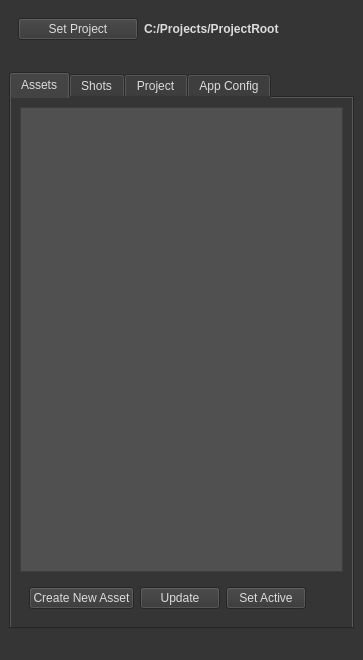
<?xml version="1.0" encoding="UTF-8"?>
<ui version="4.0">
 <class>MainWindow</class>
 <widget class="QMainWindow" name="MainWindow">
  <property name="geometry">
   <rect>
    <x>0</x>
    <y>0</y>
    <width>363</width>
    <height>660</height>
   </rect>
  </property>
  <property name="font">
   <font>
    <family>Segoe UI</family>
   </font>
  </property>
  <property name="contextMenuPolicy">
   <enum>Qt::NoContextMenu</enum>
  </property>
  <property name="windowTitle">
   <string>Project Manager</string>
  </property>
  <property name="styleSheet">
   <string notr="true">background-color: rgb(53, 53, 53);
color: rgb(220, 220, 220);</string>
  </property>
  <property name="locale">
   <locale language="English" country="UnitedStates"/>
  </property>
  <widget class="QWidget" name="centralwidget">
   <property name="sizePolicy">
    <sizepolicy hsizetype="Maximum" vsizetype="Maximum">
     <horstretch>0</horstretch>
     <verstretch>0</verstretch>
    </sizepolicy>
   </property>
   <layout class="QVBoxLayout" name="verticalLayout_2">
    <item>
     <widget class="QWidget" name="top_stuff" native="true">
      <property name="sizePolicy">
       <sizepolicy hsizetype="Preferred" vsizetype="Preferred">
        <horstretch>0</horstretch>
        <verstretch>0</verstretch>
       </sizepolicy>
      </property>
      <layout class="QHBoxLayout" name="horizontalLayout">
       <property name="bottomMargin">
        <number>6</number>
       </property>
       <item>
        <widget class="QPushButton" name="setRootButton">
         <property name="sizePolicy">
          <sizepolicy hsizetype="Preferred" vsizetype="Fixed">
           <horstretch>0</horstretch>
           <verstretch>0</verstretch>
          </sizepolicy>
         </property>
         <property name="minimumSize">
          <size>
           <width>80</width>
           <height>0</height>
          </size>
         </property>
         <property name="maximumSize">
          <size>
           <width>120</width>
           <height>16777215</height>
          </size>
         </property>
         <property name="text">
          <string>Set Project</string>
         </property>
        </widget>
       </item>
       <item>
        <widget class="QLabel" name="projectRootLabel">
         <property name="font">
          <font>
           <weight>75</weight>
           <bold>true</bold>
          </font>
         </property>
         <property name="text">
          <string>C:/Projects/ProjectRoot</string>
         </property>
        </widget>
       </item>
      </layout>
     </widget>
    </item>
    <item>
     <spacer name="verticalSpacer">
      <property name="orientation">
       <enum>Qt::Vertical</enum>
      </property>
      <property name="sizeType">
       <enum>QSizePolicy::Maximum</enum>
      </property>
      <property name="sizeHint" stdset="0">
       <size>
        <width>20</width>
        <height>20</height>
       </size>
      </property>
     </spacer>
    </item>
    <item>
     <widget class="QTabWidget" name="mainTabs">
      <property name="styleSheet">
       <string notr="true"/>
      </property>
      <property name="currentIndex">
       <number>0</number>
      </property>
      <widget class="QWidget" name="tab_Assets">
       <attribute name="title">
        <string>Assets</string>
       </attribute>
       <layout class="QVBoxLayout" name="verticalLayout">
        <item>
         <widget class="QListWidget" name="assetList">
          <property name="styleSheet">
           <string notr="true">background-color: rgb(80, 80, 80);</string>
          </property>
         </widget>
        </item>
        <item>
         <widget class="QWidget" name="assetActions" native="true">
          <layout class="QHBoxLayout" name="assetActionLayout">
           <item>
            <widget class="QPushButton" name="newAssetButton">
             <property name="text">
              <string>Create New Asset</string>
             </property>
            </widget>
           </item>
           <item>
            <widget class="QPushButton" name="updateAssetButton">
             <property name="text">
              <string>Update</string>
             </property>
            </widget>
           </item>
           <item>
            <widget class="QPushButton" name="loadAssetButton">
             <property name="enabled">
              <bool>true</bool>
             </property>
             <property name="text">
              <string>Set Active</string>
             </property>
            </widget>
           </item>
           <item>
            <spacer name="horizontalSpacer">
             <property name="orientation">
              <enum>Qt::Horizontal</enum>
             </property>
             <property name="sizeHint" stdset="0">
              <size>
               <width>40</width>
               <height>20</height>
              </size>
             </property>
            </spacer>
           </item>
          </layout>
         </widget>
        </item>
       </layout>
      </widget>
      <widget class="QWidget" name="tab_Shots">
       <attribute name="title">
        <string>Shots</string>
       </attribute>
       <layout class="QVBoxLayout" name="verticalLayout_3">
        <item>
         <widget class="QListWidget" name="shotsList">
          <property name="styleSheet">
           <string notr="true">background-color: rgb(80, 80, 80);</string>
          </property>
         </widget>
        </item>
        <item>
         <widget class="QWidget" name="shotActions" native="true">
          <layout class="QHBoxLayout" name="shotActionLayout">
           <item>
            <widget class="QPushButton" name="newShotButton">
             <property name="text">
              <string>Create New Shot</string>
             </property>
            </widget>
           </item>
           <item>
            <widget class="QPushButton" name="updateShotButton">
             <property name="text">
              <string>Update</string>
             </property>
            </widget>
           </item>
           <item>
            <widget class="QPushButton" name="loadShotButton">
             <property name="enabled">
              <bool>true</bool>
             </property>
             <property name="text">
              <string>Set Active</string>
             </property>
            </widget>
           </item>
           <item>
            <spacer name="horizontalSpacer_2">
             <property name="orientation">
              <enum>Qt::Horizontal</enum>
             </property>
             <property name="sizeHint" stdset="0">
              <size>
               <width>40</width>
               <height>20</height>
              </size>
             </property>
            </spacer>
           </item>
          </layout>
         </widget>
        </item>
       </layout>
      </widget>
      <widget class="QWidget" name="tab_Project">
       <attribute name="title">
        <string>Project</string>
       </attribute>
       <layout class="QVBoxLayout" name="verticalLayout_4">
        <item>
         <widget class="QGroupBox" name="groupBox_2">
          <property name="title">
           <string>Defaults</string>
          </property>
          <layout class="QFormLayout" name="formLayout">
           <item row="0" column="0">
            <widget class="QLabel" name="labelResolution">
             <property name="text">
              <string>Resolution</string>
             </property>
            </widget>
           </item>
           <item row="0" column="1">
            <widget class="QLineEdit" name="editHRes">
             <property name="maximumSize">
              <size>
               <width>45</width>
               <height>16777215</height>
              </size>
             </property>
             <property name="inputMask">
              <string/>
             </property>
             <property name="text">
              <string>1920</string>
             </property>
             <property name="maxLength">
              <number>5</number>
             </property>
             <property name="alignment">
              <set>Qt::AlignCenter</set>
             </property>
            </widget>
           </item>
           <item row="1" column="1">
            <widget class="QLineEdit" name="editVRes">
             <property name="maximumSize">
              <size>
               <width>45</width>
               <height>16777215</height>
              </size>
             </property>
             <property name="inputMask">
              <string/>
             </property>
             <property name="text">
              <string>1080</string>
             </property>
             <property name="maxLength">
              <number>5</number>
             </property>
             <property name="alignment">
              <set>Qt::AlignCenter</set>
             </property>
            </widget>
           </item>
           <item row="2" column="0">
            <widget class="QLabel" name="labelFps">
             <property name="text">
              <string>FPS</string>
             </property>
            </widget>
           </item>
           <item row="2" column="1">
            <widget class="QLineEdit" name="editFPS">
             <property name="maximumSize">
              <size>
               <width>45</width>
               <height>16777215</height>
              </size>
             </property>
             <property name="inputMask">
              <string/>
             </property>
             <property name="text">
              <string>30</string>
             </property>
             <property name="maxLength">
              <number>6</number>
             </property>
             <property name="alignment">
              <set>Qt::AlignCenter</set>
             </property>
            </widget>
           </item>
           <item row="5" column="0" colspan="2">
            <widget class="QLabel" name="labelExtTexPath">
             <property name="font">
              <font>
               <weight>75</weight>
               <bold>true</bold>
               <kerning>true</kerning>
              </font>
             </property>
             <property name="text">
              <string>C:/Drive/Assets/Textures</string>
             </property>
            </widget>
           </item>
           <item row="6" column="0">
            <widget class="QPushButton" name="buttonExtTextures">
             <property name="text">
              <string>External Texture Lib</string>
             </property>
            </widget>
           </item>
          </layout>
         </widget>
        </item>
        <item>
         <widget class="QGroupBox" name="groupBox">
          <property name="toolTip">
           <string>Create work folders for these apps</string>
          </property>
          <property name="title">
           <string>App Folders</string>
          </property>
          <property name="flat">
           <bool>false</bool>
          </property>
          <property name="checkable">
           <bool>false</bool>
          </property>
          <layout class="QFormLayout" name="formLayout_3">
           <item row="0" column="0">
            <widget class="QCheckBox" name="checkBlender">
             <property name="text">
              <string>Blender</string>
             </property>
             <property name="checked">
              <bool>true</bool>
             </property>
            </widget>
           </item>
           <item row="0" column="1">
            <widget class="QCheckBox" name="checkHoudini">
             <property name="maximumSize">
              <size>
               <width>70</width>
               <height>16777215</height>
              </size>
             </property>
             <property name="text">
              <string>Houdini</string>
             </property>
             <property name="checked">
              <bool>true</bool>
             </property>
            </widget>
           </item>
           <item row="1" column="0">
            <widget class="QCheckBox" name="checkC4D">
             <property name="text">
              <string>Cinema 4D</string>
             </property>
            </widget>
           </item>
           <item row="1" column="1">
            <widget class="QCheckBox" name="checkMaya">
             <property name="maximumSize">
              <size>
               <width>70</width>
               <height>16777215</height>
              </size>
             </property>
             <property name="text">
              <string>Maya</string>
             </property>
            </widget>
           </item>
           <item row="2" column="1">
            <widget class="QCheckBox" name="checkUSD">
             <property name="maximumSize">
              <size>
               <width>70</width>
               <height>16777215</height>
              </size>
             </property>
             <property name="text">
              <string>USD</string>
             </property>
            </widget>
           </item>
           <item row="2" column="0">
            <widget class="QCheckBox" name="checkOther">
             <property name="maximumSize">
              <size>
               <width>70</width>
               <height>16777215</height>
              </size>
             </property>
             <property name="text">
              <string>Other</string>
             </property>
            </widget>
           </item>
          </layout>
         </widget>
        </item>
        <item>
         <widget class="QGroupBox" name="groupBox_3">
          <property name="title">
           <string>Additional folders</string>
          </property>
          <layout class="QFormLayout" name="formLayout_2">
           <item row="0" column="0">
            <widget class="QCheckBox" name="checkLivePlate">
             <property name="toolTip">
              <string>Generate folders for footage, roto, tracking</string>
             </property>
             <property name="text">
              <string>Live plate compositing</string>
             </property>
            </widget>
           </item>
          </layout>
         </widget>
        </item>
        <item>
         <widget class="QWidget" name="widget" native="true">
          <property name="maximumSize">
           <size>
            <width>16777215</width>
            <height>120</height>
           </size>
          </property>
          <layout class="QVBoxLayout" name="verticalLayout_6">
           <item>
            <widget class="QPushButton" name="archiveProjectButton">
             <property name="enabled">
              <bool>false</bool>
             </property>
             <property name="sizePolicy">
              <sizepolicy hsizetype="Minimum" vsizetype="Preferred">
               <horstretch>0</horstretch>
               <verstretch>0</verstretch>
              </sizepolicy>
             </property>
             <property name="minimumSize">
              <size>
               <width>0</width>
               <height>24</height>
              </size>
             </property>
             <property name="text">
              <string>Archive Current Project</string>
             </property>
            </widget>
           </item>
           <item>
            <widget class="QPushButton" name="cleanProjectButton">
             <property name="enabled">
              <bool>false</bool>
             </property>
             <property name="minimumSize">
              <size>
               <width>0</width>
               <height>24</height>
              </size>
             </property>
             <property name="text">
              <string>Clean Current Project</string>
             </property>
            </widget>
           </item>
           <item>
            <widget class="QPushButton" name="updateProjectButton">
             <property name="minimumSize">
              <size>
               <width>0</width>
               <height>24</height>
              </size>
             </property>
             <property name="text">
              <string>Update Current Project</string>
             </property>
            </widget>
           </item>
           <item>
            <widget class="QPushButton" name="newProjectButton">
             <property name="minimumSize">
              <size>
               <width>0</width>
               <height>24</height>
              </size>
             </property>
             <property name="text">
              <string>Create New Project</string>
             </property>
            </widget>
           </item>
          </layout>
         </widget>
        </item>
        <item>
         <spacer name="verticalSpacer_2">
          <property name="orientation">
           <enum>Qt::Vertical</enum>
          </property>
          <property name="sizeHint" stdset="0">
           <size>
            <width>20</width>
            <height>5</height>
           </size>
          </property>
         </spacer>
        </item>
       </layout>
      </widget>
      <widget class="QWidget" name="tab_Apps">
       <attribute name="title">
        <string>App Config</string>
       </attribute>
       <layout class="QVBoxLayout" name="verticalLayout_20">
        <item>
         <layout class="QHBoxLayout" name="horizontalLayout_4">
          <item>
           <widget class="QPushButton" name="setHoudiniButton">
            <property name="text">
             <string>Set Houdini</string>
            </property>
           </widget>
          </item>
          <item>
           <widget class="QLineEdit" name="houdiniPathEdit">
            <property name="readOnly">
             <bool>true</bool>
            </property>
           </widget>
          </item>
          <item>
           <widget class="QPushButton" name="runHoudiniButton">
            <property name="font">
             <font>
              <weight>75</weight>
              <bold>true</bold>
             </font>
            </property>
            <property name="text">
             <string>Run</string>
            </property>
           </widget>
          </item>
         </layout>
        </item>
        <item>
         <layout class="QHBoxLayout" name="horizontalLayout_21">
          <item>
           <widget class="QPushButton" name="setBlenderButton">
            <property name="text">
             <string>Set Blender</string>
            </property>
           </widget>
          </item>
          <item>
           <widget class="QLineEdit" name="blenderPathEdit">
            <property name="readOnly">
             <bool>true</bool>
            </property>
           </widget>
          </item>
          <item>
           <widget class="QPushButton" name="runBlenderButton">
            <property name="font">
             <font>
              <weight>75</weight>
              <bold>true</bold>
             </font>
            </property>
            <property name="text">
             <string>Run</string>
            </property>
           </widget>
          </item>
         </layout>
        </item>
        <item>
         <spacer name="verticalSpacer_3">
          <property name="orientation">
           <enum>Qt::Vertical</enum>
          </property>
          <property name="sizeHint" stdset="0">
           <size>
            <width>20</width>
            <height>40</height>
           </size>
          </property>
         </spacer>
        </item>
       </layout>
      </widget>
     </widget>
    </item>
   </layout>
  </widget>
  <widget class="QStatusBar" name="statusBar"/>
 </widget>
 <tabstops>
  <tabstop>setRootButton</tabstop>
  <tabstop>mainTabs</tabstop>
  <tabstop>newAssetButton</tabstop>
  <tabstop>updateAssetButton</tabstop>
  <tabstop>loadAssetButton</tabstop>
  <tabstop>newShotButton</tabstop>
  <tabstop>updateShotButton</tabstop>
  <tabstop>loadShotButton</tabstop>
  <tabstop>editHRes</tabstop>
  <tabstop>editVRes</tabstop>
  <tabstop>editFPS</tabstop>
  <tabstop>checkLivePlate</tabstop>
  <tabstop>archiveProjectButton</tabstop>
  <tabstop>cleanProjectButton</tabstop>
  <tabstop>updateProjectButton</tabstop>
 </tabstops>
 <resources/>
 <connections/>
</ui>
